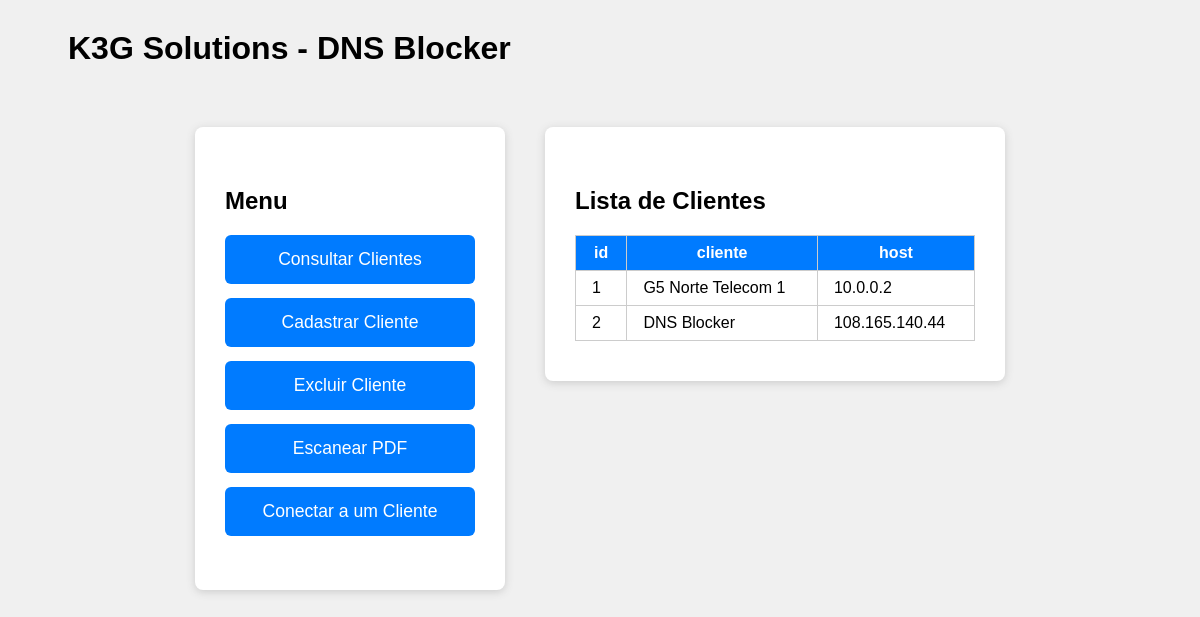
Before: / with the older database file.
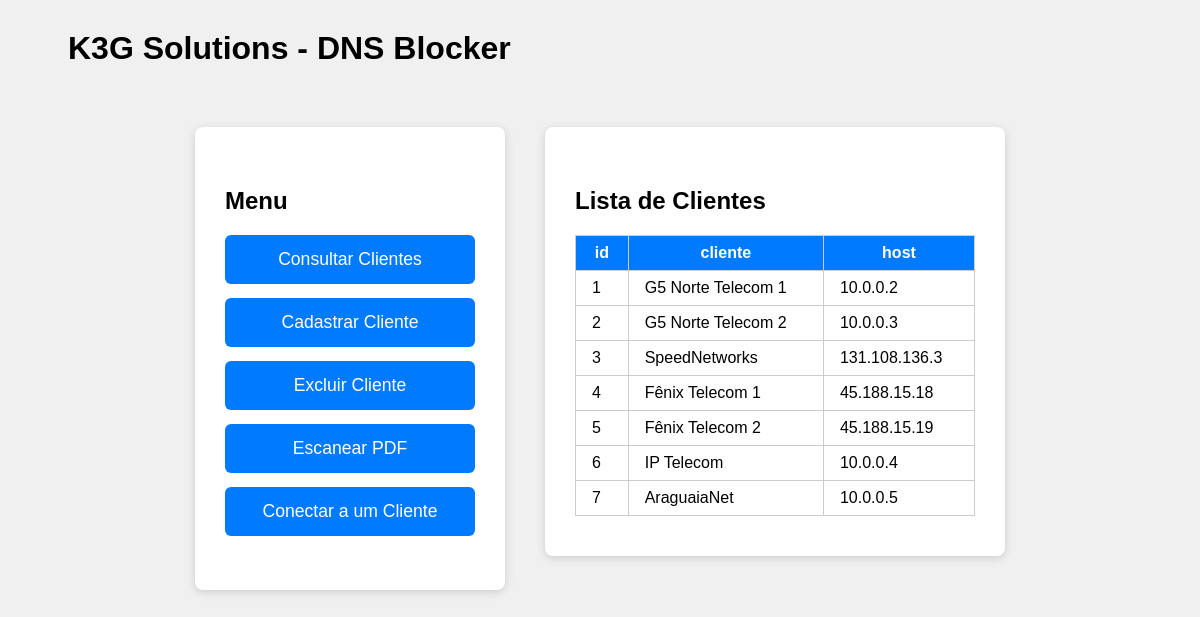
After: the same page with the newer database file.
### tables this page shows
CREATE TABLE clientes (
            id INTEGER PRIMARY KEY AUTOINCREMENT,
            cliente TEXT NOT NULL,
            host TEXT NOT NULL,
            username TEXT NOT NULL,
            password TEXT NOT NULL,
            port INTEGER NOT NULL,
            senha_root TEXT NOT NULL
        );

### app.py (the view)
@app.route('/')
def home():
    conn = sqlite3.connect('clientes.db')
    cursor = conn.cursor()
    cursor.execute("SELECT * FROM clientes")
    clientes = cursor.fetchall()
    colunas = [description[0] for description in cursor.description]
    conn.close()
    return render_template('home.html', clientes=clientes, colunas=colunas)

### templates/home.html (shortened to what this page needs)
<!DOCTYPE html>
<html lang="pt-br">
<head>
</head>
<body>
    <h1 class="titulo-esquerda">K3G Solutions - DNS Blocker</h1>
    <div class="main-flex">
        <div class="btn-group">
            <h2>Menu</h2>
            <a href="/consultar-clientes" class="btn">Consultar Clientes</a>
            <a href="/cadastrar-cliente" class="btn">Cadastrar Cliente</a>
            <a href="/excluir-cliente" class="btn">Excluir Cliente</a>
            <a href="/escanear-pdf" class="btn">Escanear PDF</a>
            <a href="/conectar-cliente" class="btn">Conectar a um Cliente</a>
        </div>
        <div class="table-container">
            <h2>Lista de Clientes</h2>
            {% if clientes %}
            <table>
                <tr>
                    {% for col in colunas %}
                        {% if col in ['id', 'cliente', 'host'] %}
                            <th>{{ col }}</th>
                        {% endif %}
                    {% endfor %}
                </tr>
                {% for cliente in clientes %}
                <tr>
                    {% for col in colunas %}
                        {% if col in ['id', 'cliente', 'host'] %}
                            <td>{{ cliente[colunas.index(col)] }}</td>
                        {% endif %}
                    {% endfor %}
                </tr>
                {% endfor %}
            </table>
            {% else %}
            <p>Nenhum cliente encontrado.</p>
            {% endif %}
        </div>
    </div>
</body>
</html>

### templates/home.html (style rules this page uses)
body { font-family: Arial, sans-serif; background: #f0f0f0; color: #000; }
.main-flex { display: flex; justify-content: center; align-items: flex-start; margin-top: 60px; }
.btn-group { background: #fff; padding: 40px 30px; border-radius: 8px; box-shadow: 0 2px 8px #ccc; margin-right: 40px; min-width: 250px; }
.btn { display: block; width: 100%; margin: 14px 0; padding: 14px 0; font-size: 1.1em; background: #007bff; color: #fff; border: none; border-radius: 6px; cursor: pointer; transition: background 0.2s; text-decoration: none; text-align: center; }
.table-container { background: #fff; padding: 40px 30px; border-radius: 8px; box-shadow: 0 2px 8px #ccc; min-width: 400px; }
table { margin: 0 auto; border-collapse: collapse; width: 100%; }
th, td { border: 1px solid #ccc; padding: 8px 16px; color: #000; }
th { background: #007bff; color: #fff; }
.titulo-esquerda { text-align: left; margin: 30px 0 0 60px; color: #000000; }

Changed rows visible on the page:
added clientes: id "3" "SpeedNetworks" "131.108.136.3"
added clientes: id "4" "Fênix Telecom 1" "45.188.15.18"
added clientes: id "5" "Fênix Telecom 2" "45.188.15.19"
added clientes: id "6" "IP Telecom" "10.0.0.4"
added clientes: id "7" "AraguaiaNet" "10.0.0.5"
Other visible differences:
new list line: "G5 Norte Telecom 2"
new list line: "10.0.0.3"
list line gone: "DNS Blocker"
list line gone: "108.165.140.44"
